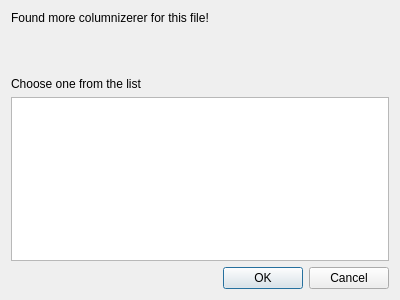
<?xml version="1.0" encoding="UTF-8"?>
<ui version="4.0">
 <class>ColumnizerChooser</class>
 <widget class="QDialog" name="ColumnizerChooser">
  <property name="geometry">
   <rect>
    <x>0</x>
    <y>0</y>
    <width>400</width>
    <height>300</height>
   </rect>
  </property>
  <property name="windowTitle">
   <string>Choose Columnizer</string>
  </property>
  <layout class="QGridLayout" name="gridLayout">
   <item row="0" column="0">
    <widget class="QLabel" name="label">
     <property name="text">
      <string>&lt;html&gt;&lt;head/&gt;&lt;body&gt;&lt;p&gt;Found more columnizerer for this file!&lt;/p&gt;&lt;p&gt;&lt;br/&gt;&lt;/p&gt;&lt;p&gt;Choose one from the list&lt;/p&gt;&lt;/body&gt;&lt;/html&gt;</string>
     </property>
     <property name="wordWrap">
      <bool>true</bool>
     </property>
    </widget>
   </item>
   <item row="1" column="0">
    <widget class="QListWidget" name="columnizer"/>
   </item>
   <item row="2" column="0">
    <widget class="QDialogButtonBox" name="buttonBox">
     <property name="orientation">
      <enum>Qt::Horizontal</enum>
     </property>
     <property name="standardButtons">
      <set>QDialogButtonBox::Cancel|QDialogButtonBox::Ok</set>
     </property>
    </widget>
   </item>
  </layout>
 </widget>
 <resources/>
 <connections>
  <connection>
   <sender>buttonBox</sender>
   <signal>accepted()</signal>
   <receiver>ColumnizerChooser</receiver>
   <slot>accept()</slot>
   <hints>
    <hint type="sourcelabel">
     <x>248</x>
     <y>254</y>
    </hint>
    <hint type="destinationlabel">
     <x>157</x>
     <y>274</y>
    </hint>
   </hints>
  </connection>
  <connection>
   <sender>buttonBox</sender>
   <signal>rejected()</signal>
   <receiver>ColumnizerChooser</receiver>
   <slot>reject()</slot>
   <hints>
    <hint type="sourcelabel">
     <x>316</x>
     <y>260</y>
    </hint>
    <hint type="destinationlabel">
     <x>286</x>
     <y>274</y>
    </hint>
   </hints>
  </connection>
 </connections>
</ui>
